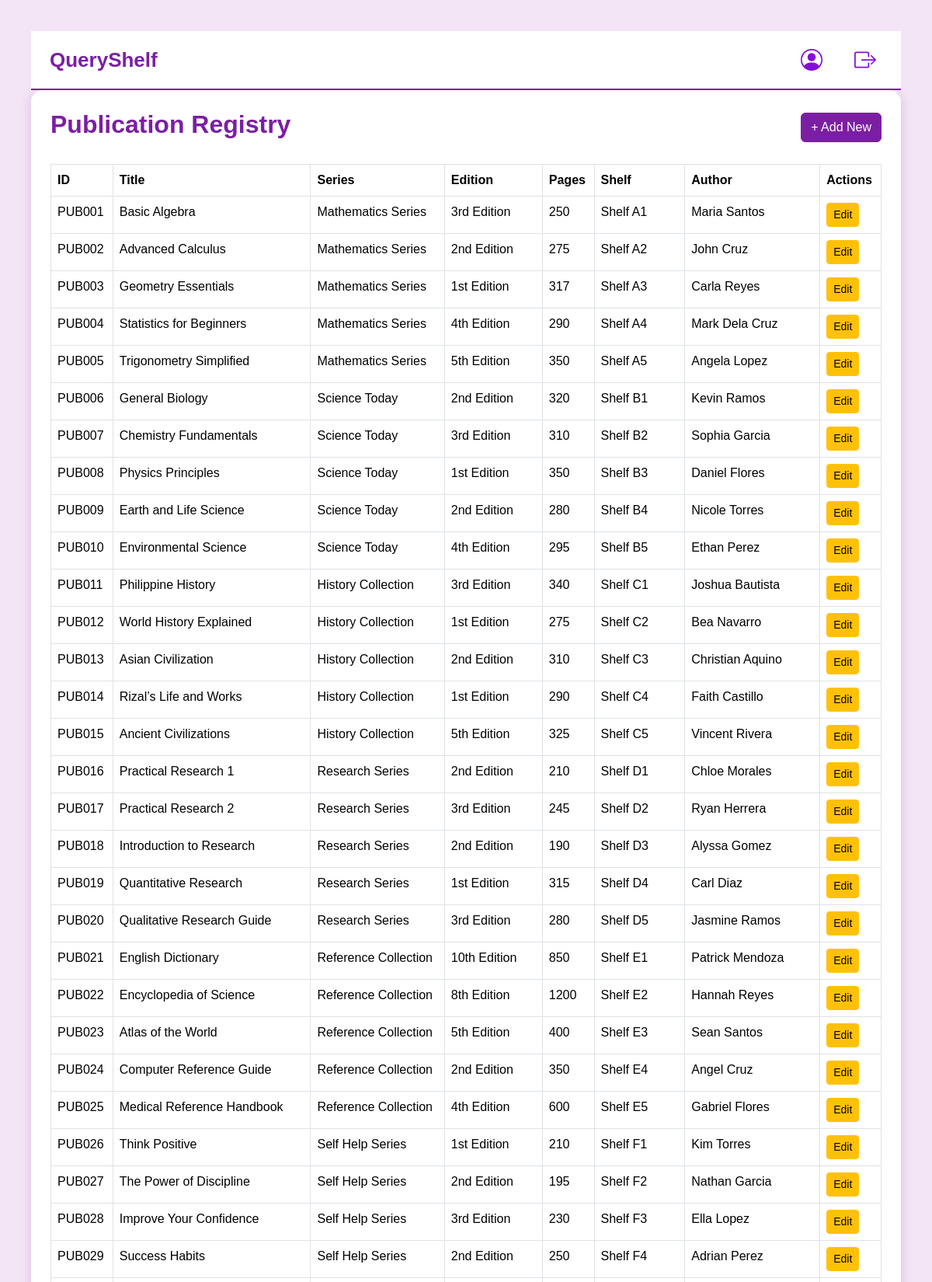
The app's page /php/librarian_dashboard.php (signed in, upper part) with its own data.
### tables this page shows
CREATE TABLE `publication` (
  `pub_id` varchar(30) NOT NULL,
  `title` varchar(100) NOT NULL,
  `series` varchar(100) DEFAULT NULL,
  `edition` varchar(30) DEFAULT NULL,
  `date_published` date NOT NULL,
  `shelf_location` varchar(30) NOT NULL,
  `language_used` varchar(50) NOT NULL,
  `publisher_id` varchar(30) NOT NULL,
  `subtitle` varchar(255) DEFAULT NULL,
  `pages` int(11) NOT NULL,
  `copyright_date` int(11) NOT NULL
);

CREATE TABLE `author` (
  `author_id` varchar(20) NOT NULL,
  `first_name` varchar(50) NOT NULL,
  `last_name` varchar(50) NOT NULL,
  `middle_initial` char(1) DEFAULT NULL,
  `author_num` int(11) NOT NULL
);

### php/librarian_dashboard.php (the view, shortened to what this page needs)
<?php
require_once '../db.php';
$sql = "SELECT p.*, a.first_name, a.last_name, a.middle_initial
        FROM publication p
        LEFT JOIN `pub author` pa ON p.pub_id = pa.pub_id
        LEFT JOIN author a ON pa.author_id = a.author_id";
$publications = $pdo->query($sql)->fetchAll(PDO::FETCH_ASSOC);
?>
<!DOCTYPE html>
<html lang="en">
<head>
    <link href="https://cdn.jsdelivr.net/npm/bootstrap@5.3.3/dist/css/bootstrap.min.css" rel="stylesheet">
    <link rel="stylesheet" href="/QueryShelf/css/librarian_dashboard.css">
</head>
<body>
<nav class="navbar px-4">
    <div class="logo">QueryShelf</div>
    <div class="nav-right">
        <a href="/QueryShelf/php/clerk_profile.php" class="icon-btn">
            <img src="/QueryShelf/assets/person-circle.svg">
        </a>
        <a href="logout.php" class="icon-btn" onclick="confirmLogout(event)">
            <img src="/QueryShelf/assets/box-arrow-right.svg">
        </a>
    </div>
</nav>
<div class="container-box">
    <div class="d-flex justify-content-between align-items-center mb-4">
        <h2>Publication Registry</h2>
        <button class="btn btn-primary" data-bs-toggle="modal" data-bs-target="#pubModal" onclick="resetForm()">+ Add New</button>
    </div>
    <table class="table table-bordered table-hover">
        <thead>
            <tr><th>ID</th><th>Title</th><th>Series</th><th>Edition</th><th>Pages</th><th>Shelf</th><th>Author</th><th>Actions</th></tr>
        </thead>
        <tbody>
            <?php foreach ($publications as $row) { ?>
            <tr>
                <td><?= htmlspecialchars($row['pub_id']) ?></td>
                <td><?= htmlspecialchars($row['title']) ?></td>
                <td><?= htmlspecialchars($row['series']) ?></td>
                <td><?= htmlspecialchars($row['edition']) ?></td>
                <td><?= htmlspecialchars($row['pages']) ?></td>
                <td><?= htmlspecialchars($row['shelf_location']) ?></td>
                <td><?= htmlspecialchars($row['first_name'] . ' ' . $row['last_name']) ?></td>
                <td>
                    <button class="btn btn-warning btn-sm" data-bs-toggle="modal" data-bs-target="#pubModal" onclick="editRow(this)">Edit</button>
                </td>
            </tr>
            <?php } ?>
        </tbody>
    </table>
</div>
</body>
</html>

### css/librarian_dashboard.css (style rules this page uses)
body { margin: 0; padding: 40px; font-family: Arial, sans-serif; background-color: #f3e5f5; }
.container-box { background: white; padding: 25px; border-radius: 15px; box-shadow: 0 4px 15px rgba(123, 31, 162, 0.2); }
h2 { color: #7b1fa2; font-weight: bold; }
.btn-primary { background-color: #7b1fa2; border-color: #7b1fa2; }
thead { background: #7b1fa2; color: white; }
.navbar { background-color: #ffffff; padding: 15px 40px; border-bottom: 2px solid #7b1fa2; display: flex; justify-content: space-between; align-items: center; }
.logo { font-size: 26px; font-weight: bold; color: #7b1fa2; }
.nav-right { display: flex; align-items: center; gap: 25px; }
.icon-btn { background: transparent; border: none; cursor: pointer; padding: 8px; display: flex; border-radius: 10px; transition: 0.2s ease; }
.icon-btn img { width: 28px; height: 28px; filter: invert(13%) sepia(93%) saturate(5451%) hue-rotate(276deg) brightness(85%) contrast(105%); }

### records on screen
publication: pub_id "PUB001", title "Basic Algebra", series "Mathematics Series", edition "3rd Edition", pages "250", shelf_location "Shelf A1", author.first_name+last_name "Maria Santos"
publication: pub_id "PUB002", title "Advanced Calculus", series "Mathematics Series", edition "2nd Edition", pages "275", shelf_location "Shelf A2", author.first_name+last_name "John Cruz"
publication: pub_id "PUB003", title "Geometry Essentials", series "Mathematics Series", edition "1st Edition", pages "317", shelf_location "Shelf A3", author.first_name+last_name "Carla Reyes"
publication: pub_id "PUB004", title "Statistics for Beginners", series "Mathematics Series", edition "4th Edition", pages "290", shelf_location "Shelf A4", author.first_name+last_name "Mark Dela Cruz"
publication: pub_id "PUB005", title "Trigonometry Simplified", series "Mathematics Series", edition "5th Edition", pages "350", shelf_location "Shelf A5", author.first_name+last_name "Angela Lopez"
publication: pub_id "PUB006", title "General Biology", series "Science Today", edition "2nd Edition", pages "320", shelf_location "Shelf B1", author.first_name+last_name "Kevin Ramos"
publication: pub_id "PUB007", title "Chemistry Fundamentals", series "Science Today", edition "3rd Edition", pages "310", shelf_location "Shelf B2", author.first_name+last_name "Sophia Garcia"
publication: pub_id "PUB008", title "Physics Principles", series "Science Today", edition "1st Edition", pages "350", shelf_location "Shelf B3", author.first_name+last_name "Daniel Flores"
publication: pub_id "PUB009", title "Earth and Life Science", series "Science Today", edition "2nd Edition", pages "280", shelf_location "Shelf B4", author.first_name+last_name "Nicole Torres"
publication: pub_id "PUB010", title "Environmental Science", series "Science Today", edition "4th Edition", pages "295", shelf_location "Shelf B5", author.first_name+last_name "Ethan Perez"
publication: pub_id "PUB011", title "Philippine History", series "History Collection", edition "3rd Edition", pages "340", shelf_location "Shelf C1", author.first_name+last_name "Joshua Bautista"
publication: pub_id "PUB012", title "World History Explained", series "History Collection", edition "1st Edition", pages "275", shelf_location "Shelf C2", author.first_name+last_name "Bea Navarro"
publication: pub_id "PUB013", title "Asian Civilization", series "History Collection", edition "2nd Edition", pages "310", shelf_location "Shelf C3", author.first_name+last_name "Christian Aquino"
publication: pub_id "PUB014", title "Rizal’s Life and Works", series "History Collection", edition "1st Edition", pages "290", shelf_location "Shelf C4", author.first_name+last_name "Faith Castillo"
publication: pub_id "PUB015", title "Ancient Civilizations", series "History Collection", edition "5th Edition", pages "325", shelf_location "Shelf C5", author.first_name+last_name "Vincent Rivera"
publication: pub_id "PUB016", title "Practical Research 1", series "Research Series", edition "2nd Edition", pages "210", shelf_location "Shelf D1", author.first_name+last_name "Chloe Morales"
publication: pub_id "PUB017", title "Practical Research 2", series "Research Series", edition "3rd Edition", pages "245", shelf_location "Shelf D2", author.first_name+last_name "Ryan Herrera"
publication: pub_id "PUB018", title "Introduction to Research", series "Research Series", edition "2nd Edition", pages "190", shelf_location "Shelf D3", author.first_name+last_name "Alyssa Gomez"
publication: pub_id "PUB019", title "Quantitative Research", series "Research Series", edition "1st Edition", pages "315", shelf_location "Shelf D4", author.first_name+last_name "Carl Diaz"
publication: pub_id "PUB020", title "Qualitative Research Guide", series "Research Series", edition "3rd Edition", pages "280", shelf_location "Shelf D5", author.first_name+last_name "Jasmine Ramos"
publication: pub_id "PUB021", title "English Dictionary", series "Reference Collection", edition "10th Edition", pages "850", shelf_location "Shelf E1", author.first_name+last_name "Patrick Mendoza"
publication: pub_id "PUB022", title "Encyclopedia of Science", series "Reference Collection", edition "8th Edition", pages "1200", shelf_location "Shelf E2", author.first_name+last_name "Hannah Reyes"
publication: pub_id "PUB023", title "Atlas of the World", series "Reference Collection", edition "5th Edition", pages "400", shelf_location "Shelf E3", author.first_name+last_name "Sean Santos"
publication: pub_id "PUB024", title "Computer Reference Guide", series "Reference Collection", edition "2nd Edition", pages "350", shelf_location "Shelf E4", author.first_name+last_name "Angel Cruz"
publication: pub_id "PUB025", title "Medical Reference Handbook", series "Reference Collection", edition "4th Edition", pages "600", shelf_location "Shelf E5", author.first_name+last_name "Gabriel Flores"
publication: pub_id "PUB026", title "Think Positive", series "Self Help Series", edition "1st Edition", pages "210", shelf_location "Shelf F1", author.first_name+last_name "Kim Torres"
publication: pub_id "PUB027", title "The Power of Discipline", series "Self Help Series", edition "2nd Edition", pages "195", shelf_location "Shelf F2", author.first_name+last_name "Nathan Garcia"
publication: pub_id "PUB028", title "Improve Your Confidence", series "Self Help Series", edition "3rd Edition", pages "230", shelf_location "Shelf F3", author.first_name+last_name "Ella Lopez"
publication: pub_id "PUB029", title "Success Habits", series "Self Help Series", edition "2nd Edition", pages "250", shelf_location "Shelf F4", author.first_name+last_name "Adrian Perez"
